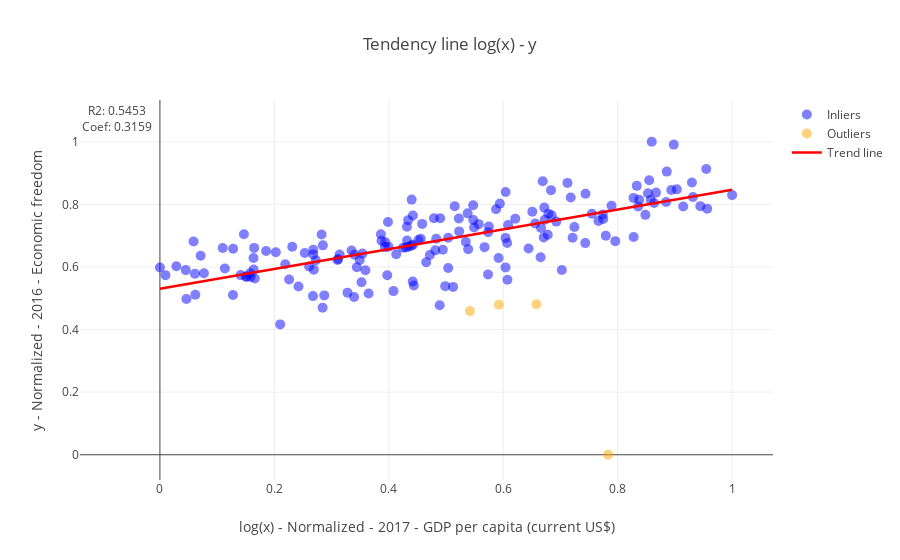

Here is the notebook cell this chart was saved with:
### Code cell
scatter(data, ['GDP per capita (current US$)', 'Economic freedom'], [2017, 2016], True)

### Figure 1 — Plotly figure (JSON) as saved in the notebook; plotly's stock layout.template omitted (floating-point values rounded to 4 significant figures; data arrays with more than 128 entries replaced by an {"elided": "..."} marker saying what was removed)
{"data": [{"marker": {"color": "blue", "opacity": 0.5, "size": 10}, "mode": "markers", "name": "Inliers", "text": {"elided": "167 str values"}, "type": "scatter", "uid": "b5030aa8-e645-4a18-8d29-cc2bda887d53", "x": {"elided": "167 float values"}, "y": {"elided": "167 float values"}}, {"marker": {"color": "orange", "opacity": 0.5, "size": 10}, "mode": "markers", "name": "Outliers", "text": ["Argentina", "Equatorial Guinea", "Korea, Rep.", "Turkmenistan"], "type": "scatter", "uid": "02709170-2ebe-4ee7-bfb2-7d11555dfee4", "x": [0.6581, 0.5924, 0.7834, 0.5419], "y": [0.4808, 0.4797, 0, 0.459]}, {"line": {"color": "red", "width": 2.5}, "mode": "lines", "name": "Trend line", "type": "scatter", "uid": "c18aff40-5494-4b93-aa00-2a11040bf5ed", "x": [0, 1], "y": [0.5307, 0.8465]}], "layout": {"annotations": [{"showarrow": false, "text": "R2: 0.5453", "x": -0.075, "y": 1.1}, {"showarrow": false, "text": "Coef: 0.3159", "x": -0.075, "y": 1.05}], "title": "Tendency line log(x) - y", "xaxis": {"title": "log(x) - Normalized - 2017 - GDP per capita (current US$)"}, "yaxis": {"title": "y - Normalized - 2016 - Economic freedom"}}}
